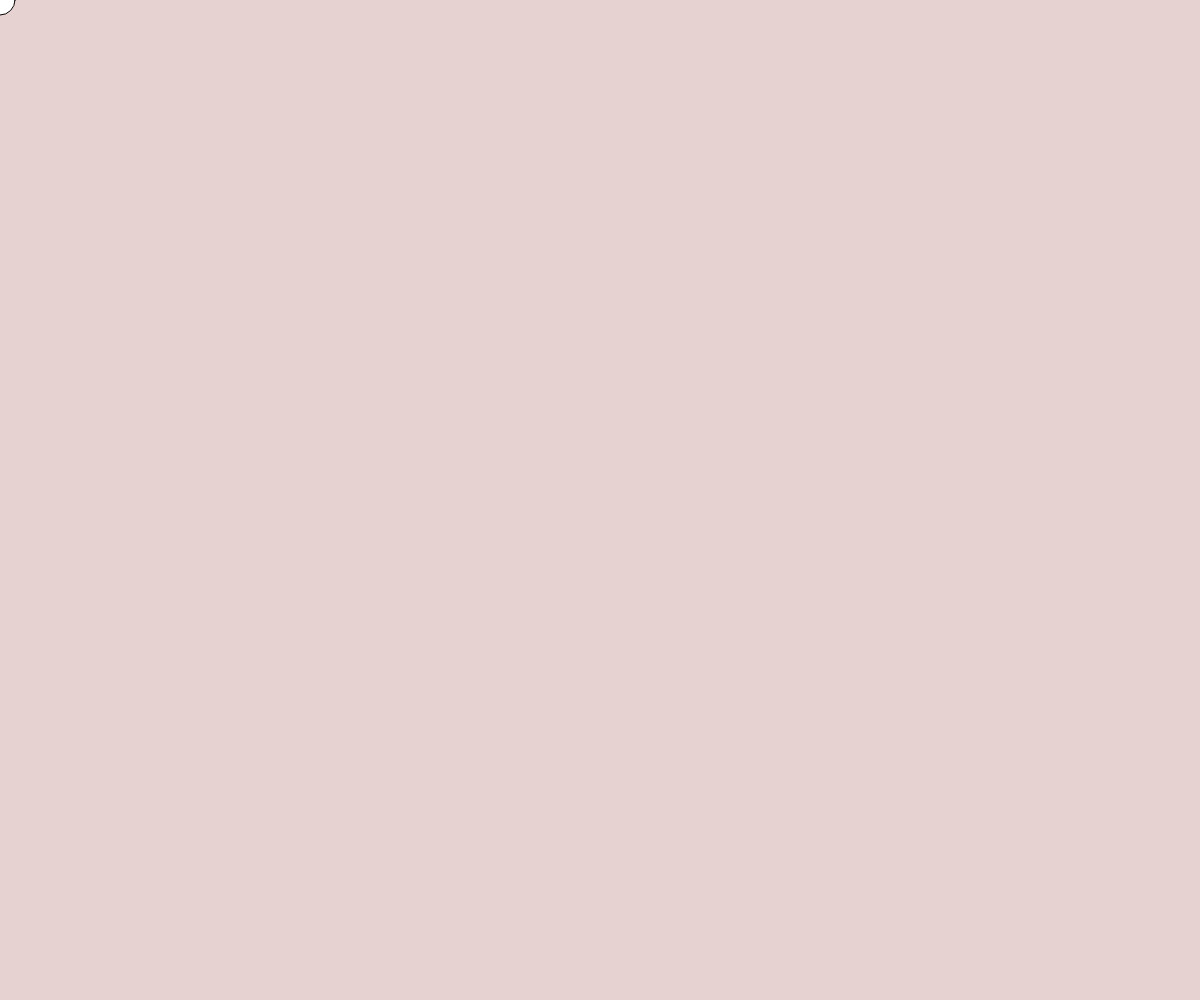
Frame 1 (no input)
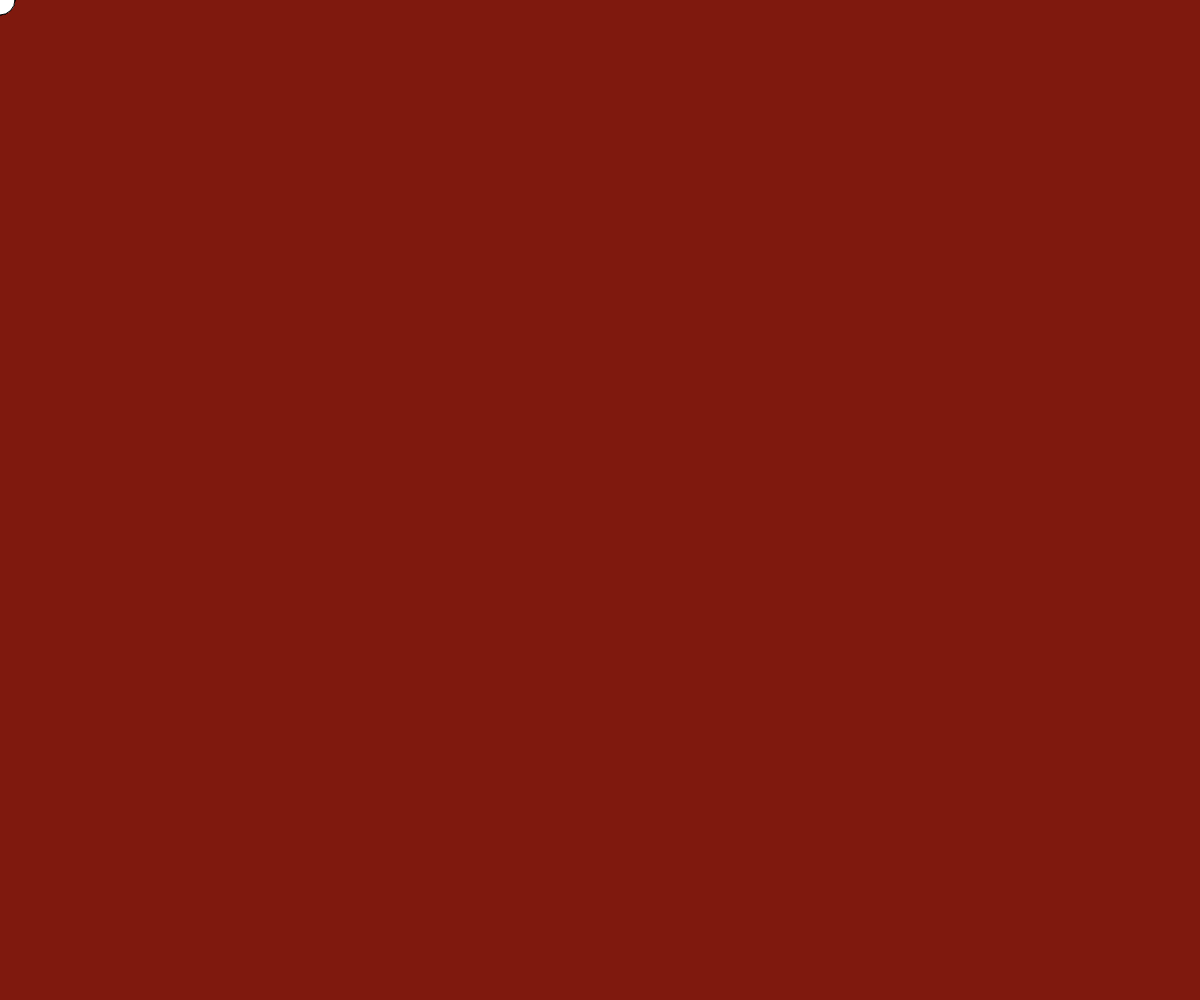
Frame 60 (no input)
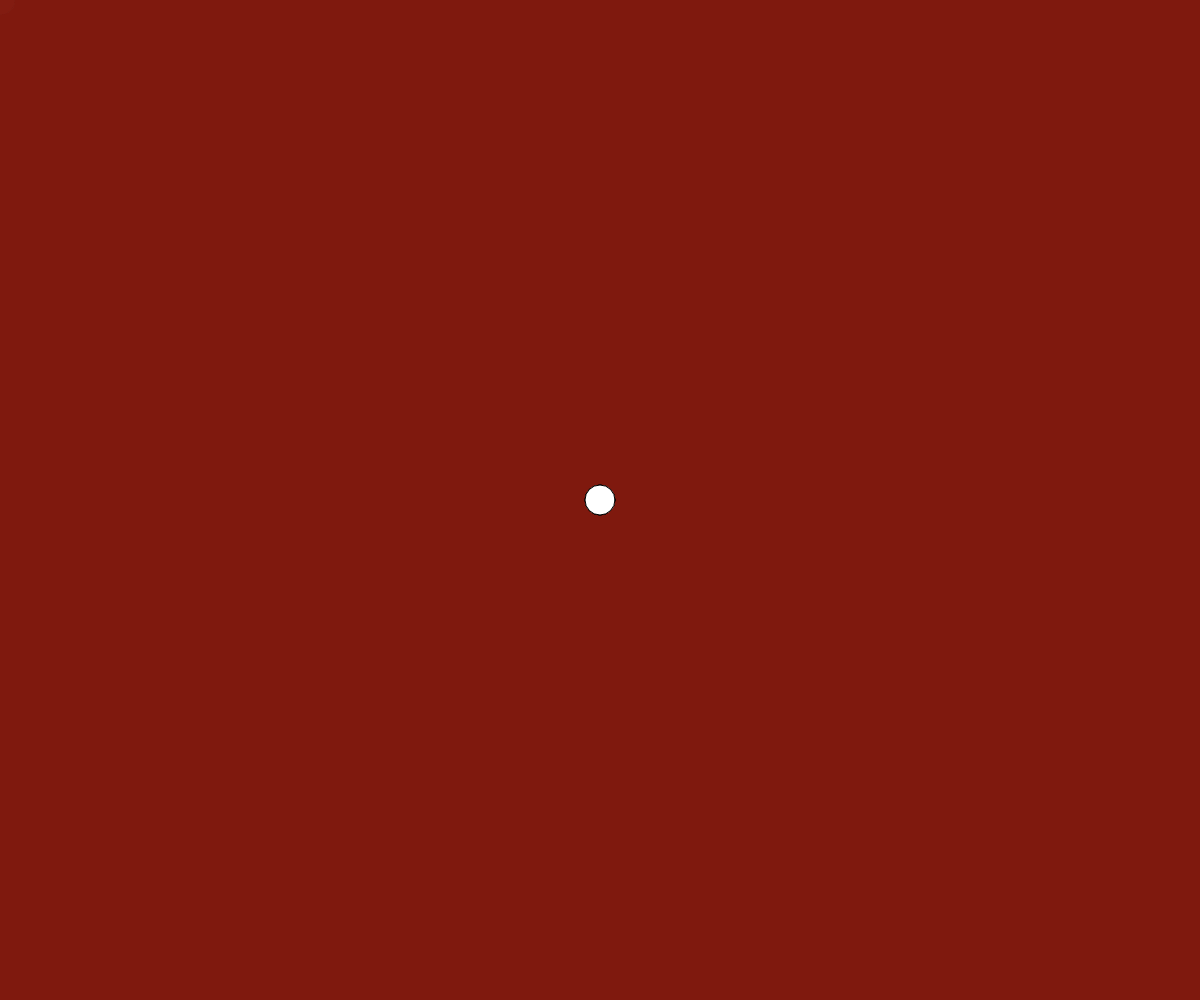
Frame 120 (the mouse pressed at the canvas centre since frame 60)

The p5.js sketch that drew these frames (run headless with seeded random() and noise() and a simulated clock; from frame 60 on, the mouse is pressed at the canvas centre):

// p5.js sketch
// ── sketch.js
function setup() {
  createCanvas(windowWidth, windowHeight);
}

function draw() {
    background(130,30,20,50);
    circle(mouseX,mouseY,30);
}
// ── p5demo.html
<head>
    <script src="https://cdn.jsdelivr.net/npm/p5@2.3.1/lib/p5.js"></script>
</head>
<body>
    <script src = "sketch.js"></script>
</body>
